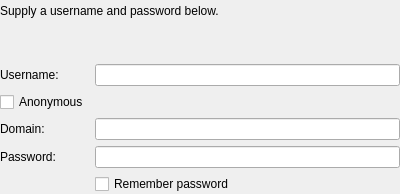
<?xml version="1.0" encoding="UTF-8"?>
<ui version="4.0">
 <class>KPasswordDialog</class>
 <widget class="QWidget" name="KPasswordDialog">
  <property name="geometry">
   <rect>
    <x>0</x>
    <y>0</y>
    <width>400</width>
    <height>194</height>
   </rect>
  </property>
  <layout class="QVBoxLayout">
   <property name="margin">
    <number>0</number>
   </property>
   <item>
    <layout class="QHBoxLayout">
     <property name="margin">
      <number>0</number>
     </property>
     <item>
      <widget class="QLabel" name="prompt">
       <property name="sizePolicy">
        <sizepolicy hsizetype="Preferred" vsizetype="Preferred">
         <horstretch>10</horstretch>
         <verstretch>0</verstretch>
        </sizepolicy>
       </property>
       <property name="text">
        <string>Supply a username and password below.</string>
       </property>
       <property name="textFormat">
        <enum>Qt::RichText</enum>
       </property>
       <property name="alignment">
        <set>Qt::AlignBottom|Qt::AlignLeading|Qt::AlignLeft</set>
       </property>
       <property name="wordWrap">
        <bool>true</bool>
       </property>
      </widget>
     </item>
    </layout>
   </item>
   <item>
    <spacer>
     <property name="orientation">
      <enum>Qt::Vertical</enum>
     </property>
     <property name="sizeType">
      <enum>QSizePolicy::Fixed</enum>
     </property>
     <property name="sizeHint" stdset="0">
      <size>
       <width>400</width>
       <height>16</height>
      </size>
     </property>
    </spacer>
   </item>
   <item>
    <widget class="KTitleWidget" name="errorMessage"/>
   </item>
   <item>
    <layout class="QFormLayout" name="formLayout">
     <property name="margin">
      <number>0</number>
     </property>
     <item row="0" column="0">
      <widget class="QLabel" name="userNameLabel">
       <property name="text">
        <string>Username:</string>
       </property>
       <property name="buddy">
        <cstring>userEdit</cstring>
       </property>
      </widget>
     </item>
     <item row="0" column="1">
      <widget class="QLineEdit" name="userEdit"/>
     </item>
     <item row="1" column="0">
      <widget class="QCheckBox" name="anonymousCheckBox">
       <property name="text">
        <string>Anonymous</string>
       </property>
      </widget>
     </item>
     <item row="2" column="0">
      <widget class="QLabel" name="domainLabel">
       <property name="text">
        <string>Domain:</string>
       </property>
       <property name="buddy">
        <cstring>domainEdit</cstring>
       </property>
      </widget>
     </item>
     <item row="2" column="1">
      <widget class="KLineEdit" name="domainEdit"/>
     </item>
     <item row="3" column="0">
      <widget class="QLabel" name="passwordLabel">
       <property name="text">
        <string>Password:</string>
       </property>
       <property name="buddy">
        <cstring>passEdit</cstring>
       </property>
      </widget>
     </item>
     <item row="3" column="1">
      <widget class="KLineEdit" name="passEdit">
       <property name="passwordMode">
        <bool>true</bool>
       </property>
      </widget>
     </item>
     <item row="4" column="1">
      <widget class="QCheckBox" name="keepCheckBox">
       <property name="text">
        <string>Remember password</string>
       </property>
      </widget>
     </item>
    </layout>
   </item>
  </layout>
 </widget>
 <customwidgets>
  <customwidget>
   <class>KTitleWidget</class>
   <extends>QWidget</extends>
   <header>ktitlewidget.h</header>
  </customwidget>
  <customwidget>
   <class>KLineEdit</class>
   <extends>QLineEdit</extends>
   <header>klineedit.h</header>
  </customwidget>
 </customwidgets>
 <tabstops>
  <tabstop>userEdit</tabstop>
  <tabstop>anonymousCheckBox</tabstop>
  <tabstop>domainEdit</tabstop>
  <tabstop>passEdit</tabstop>
  <tabstop>keepCheckBox</tabstop>
 </tabstops>
 <resources/>
 <connections/>
</ui>
